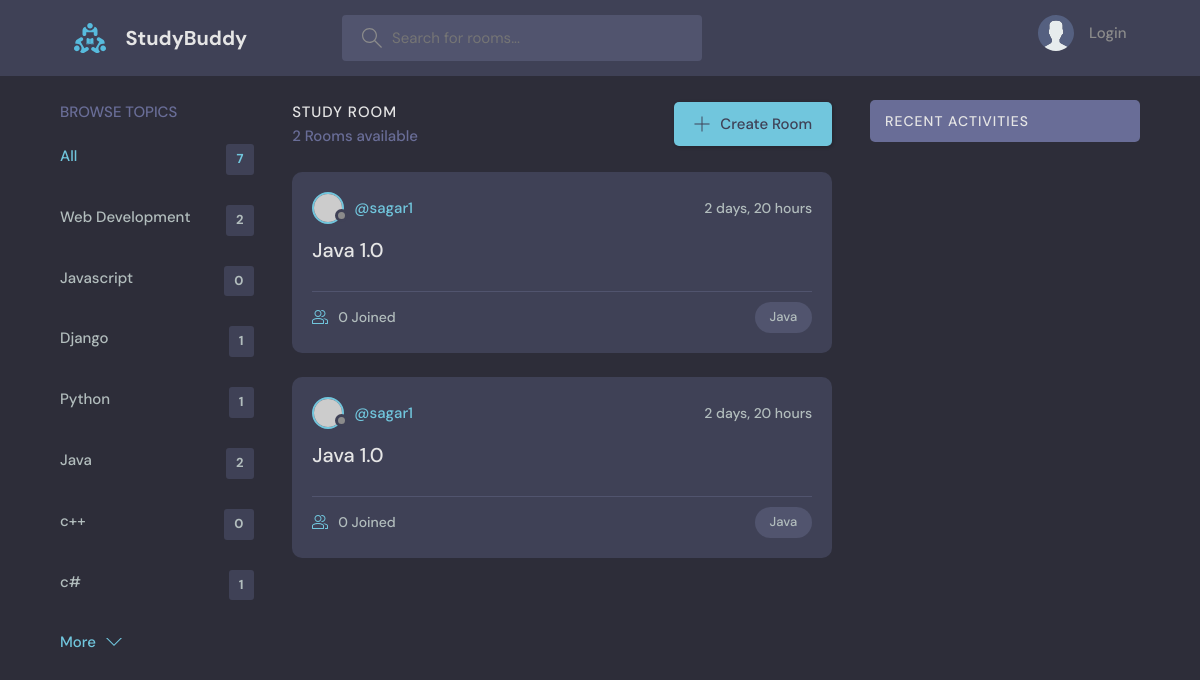
Screenshot of /?q=Java with the database file from the repository.
### base/models.py (models this page shows, shortened)
class Topic(models.Model):
    name = models.CharField(max_length=200)

class Room(models.Model):
    host = models.ForeignKey(User, on_delete=models.SET_NULL, null=True)
    topic = models.ForeignKey(Topic, on_delete=models.SET_NULL, null=True)
    name = models.CharField(max_length=200)
    description = models.TextField(null = True, blank = True)
    participants = models.ManyToManyField(User, related_name='participants', blank = True)
    updated = models.DateTimeField(auto_now=True)
    created = models.DateTimeField(auto_now_add=True)
    class Meta:
        ordering = ['-updated', '-created']

### base/views.py (the view)
# urls.py: path('', views.home, name='home'),
def home(request):
    q = request.GET.get('q') if request.GET.get('q') != None else ''
    rooms = Room.objects.filter(Q(topic__name__icontains=q) | Q(name__icontains=q) | Q(description__icontains=q))
    topic = Topic.objects.all()
    room_count = rooms.count()
    room_messages = Message.objects.filter(Q(room__topic__name__icontains=q))
    context = {'rooms': rooms, 'topic': topic, 'room_count':room_count, 'room_messages': room_messages}
    return render(request, 'base/home.html', context)

### base/templates/base/home.html (shortened to what this page needs)
{% extends 'main.html' %}
{% block content %}
<main class="layout layout--3">
  <div class="container">
    {% include 'base/topic_components.html' %}
    <div class="roomList">
      <div class="roomList__header">
        <div>
          <h2>Study Room</h2>
          <p>{{room_count}} Rooms available</p>
        </div>
        <a class="btn btn--main" href="{% url 'create-room' %}">
          <svg version="1.1" xmlns="http://www.w3.org/2000/svg" width="32" height="32" viewBox="0 0 32 32">
            <title>add</title>
            <path
              d="M16.943 0.943h-1.885v14.115h-14.115v1.885h14.115v14.115h1.885v-14.115h14.115v-1.885h-14.115v-14.115z"
            ></path>
          </svg>
          Create Room
        </a>
      </div>
      {% include 'base/feed_component.html' %}
    </div>
    {% include 'base/activity_component.html' %}
  </div>
</main>
{% endblock content %}

### base/templates/base/topic_components.html
<div class="topics">
  <div class="topics__header">
    <h2>Browse Topics</h2>
  </div>
  <ul class="topics__list">
    <li>
      <a href="{% url 'home' %}" class="active">All <span>{{topic.count}}</span></a>
    </li>
      {% for topic in topic %}
    <li>
      <a href="{%url 'home' %}?q={{topic.name}}">{{topic.name}} <span>{{topic.room_set.all.count}}</span></a>
    </li>
      {% endfor %}
  </ul>
  <a class="btn btn--link" href="topics.html">
    More
    <svg version="1.1" xmlns="http://www.w3.org/2000/svg" width="32" height="32" viewBox="0 0 32 32">
      <title>chevron-down</title>
      <path d="M16 21l-13-13h-3l16 16 16-16h-3l-13 13z"></path>
    </svg>
  </a>
</div>

### base/templates/base/feed_component.html (shortened to what this page needs)
{% for room in rooms %}
<div class="roomListRoom">
        <div class="roomListRoom__header">
          <a href="{% url 'user-profile' room.host.id %}" class="roomListRoom__author">
            <div class="avatar avatar--small">
              <img src="https://randomuser.me/api/portraits/women/11.jpg" />
            </div>
            <span>@{{room.host.username}}</span>
          </a>
          <div class="roomListRoom__actions">
            <span>{{room.created|timesince}}</span>
          </div>
        </div>
        <div class="roomListRoom__content">
          <a href="{% url 'room' room.id %}">{{room.name}}</a>
        </div>
        <div class="roomListRoom__meta">
          <a href="{% url 'room' room.id %}" class="roomListRoom__joined">
            {{room.participants.all.count}} Joined
          </a>
          <p class="roomListRoom__topic">{{room.topic.name}}</p>
        </div>
      </div>
{% endfor %}

### static/styles/style.css (style rules this page uses)
:root { --color-main: #71c6dd; --color-main-light: #e1f6fb; --color-dark: #3f4156; --color-dark-medium: #51546e; --color-dark-light: #696d97; --color-light: #e5e5e5; --color-gray: #8b8b8b; --color-light-gray: #b2bdbd; --color-bg: #2d2d39; --color-success: #5dd693; --color-error: #fc4b0b; }
* { font-family: "DM Sans", -apple-system, BlinkMacSystemFont, "Segoe UI", Roboto, Oxygen, Ubuntu, Cantarell, "Open Sans", "Helvetica Neue", sans-serif; margin: 0; padding: 0; box-sizing: border-box; text-rendering: optimizeLegibility; font-size: inherit; }
html { font-size: 56.25%; }
@media only screen and (min-width: 1200px) { html { font-size: 62.5%; } }
body { line-height: 1.6; font-weight: 400; font-size: 1.5rem; color: var(--color-light-gray); background-color: var(--color-bg); min-height: 100vh; }
img { width: 100%; }
a { display: inline-block; color: var(--color-main); text-decoration: none; }
.container { max-width: 120rem; width: 90%; margin: auto; }
.btn { background-color: transparent; border: none; display: inline-flex; align-items: center; gap: 1rem; cursor: pointer; transition: all ease-in-out 0.3s; padding: 1rem 2rem; border-radius: 5px; box-shadow: 1px 1px 3px 1px rgba(0, 0, 0, 0.15); font-weight: 500; }
.btn--link { border-radius: 0; padding: 0; color: var(--color-main); box-shadow: none; }
.btn--main { background-color: var(--color-main); color: var(--color-dark); }
.btn > svg { fill: currentColor; width: 1.6rem; height: 1.6rem; }
.avatar { position: relative; display: inline-block; border-radius: 50%; border: 2px solid var(--color-main); }
.avatar img { display: block; border-radius: 50%; object-fit: cover; object-position: center; }
.avatar::after { content: ""; display: block; position: absolute; background-color: var(--color-gray); z-index: 111; border-radius: 50%; border: 0.3rem solid var(--color-dark); }
.avatar.avatar--small img { width: 2.8rem; height: 2.8rem; }
.avatar.avatar--small:after { width: 0.7rem; height: 0.7rem; bottom: 0px; right: -6px; }
.layout { margin-top: 2.4rem; }
.layout > .container { display: flex; justify-content: space-between; align-items: flex-start; }
.layout--3 > .container > div:first-child { flex-basis: 18%; max-width: 22.5rem; }
.layout--3 > .container > div:nth-child(2) { flex-basis: 50%; }
.topics__header { margin-bottom: 2rem; }
.topics__header h2 { text-transform: uppercase; font-weight: 500; color: var(--color-dark-light); }
.topics__list { list-style: none; }
.topics__list li a { display: flex; justify-content: space-between; margin-bottom: 3rem; font-weight: 500; color: var(--color-light-gray); transition: all 0.3s ease-in-out; }
.topics__list li a.active, .topics__list li a:hover { color: var(--color-main); }
.topics__list li a span { padding: 0.5rem 1rem; background-color: var(--color-dark); border-radius: 3px; font-size: 1.3rem; font-weight: 700; letter-spacing: 1px; }
.roomList__header { display: flex; justify-content: space-between; align-items: center; margin-bottom: 2.4rem; }
.roomList__header h2 { text-transform: uppercase; font-weight: 500; color: var(--color-light); letter-spacing: 1px; }
.roomList__header p { font-weight: 500; color: var(--color-dark-light); }
.roomListRoom { margin-bottom: 2.4rem; background-color: var(--color-dark); border-radius: 1rem; padding: 2rem; }
.roomListRoom__header { display: flex; justify-content: space-between; align-items: center; }
.roomListRoom__author { font-weight: 500; display: flex; align-items: center; gap: 1rem; }
.roomListRoom__actions { display: flex; align-items: flex-start; gap: 1rem; position: relative; }
.roomListRoom__actions span { font-size: 1.4rem; font-weight: 500; }
.roomListRoom__content { margin: 1rem 0; }
.roomListRoom__content a { font-size: 2rem; font-weight: 500; margin-bottom: 1.5rem; color: var(--color-light); transition: all 0.3s ease-in-out; }
.roomListRoom__meta { border-top: 1px solid var(--color-dark-medium); padding-top: 1rem; display: flex; align-items: center; justify-content: space-between; }
.roomListRoom__joined { color: var(--color-light-gray); display: flex; align-items: center; gap: 1rem; font-size: 1.4rem; font-weight: 500; }
.roomListRoom__joined svg { fill: var(--color-main); width: 1.6rem; height: 1.6rem; }
.roomListRoom__topic { padding: 5px 1.5rem; background-color: var(--color-dark-medium); border-radius: 5rem; font-weight: 500; font-size: 1.3rem; }

### rows the page displays
Topic: name "Web Development", room_set.all.count "2"
Topic: name "Javascript", room_set.all.count "0"
Topic: name "Django", room_set.all.count "1"
Topic: name "Python", room_set.all.count "1"
Topic: name "Java", room_set.all.count "2"
Topic: name "c++", room_set.all.count "0"
Topic: name "c#", room_set.all.count "1"
Room: host.username "sagar1", created "2 days, 20 hours", name "Java 1.0", participants.all.count "0", topic.name "Java"
Room: host.username "sagar1", created "2 days, 20 hours", name "Java 1.0", participants.all.count "0", topic.name "Java"

### other values shown
{{ topic.count }} "7"
{{ room_count }} "2"
